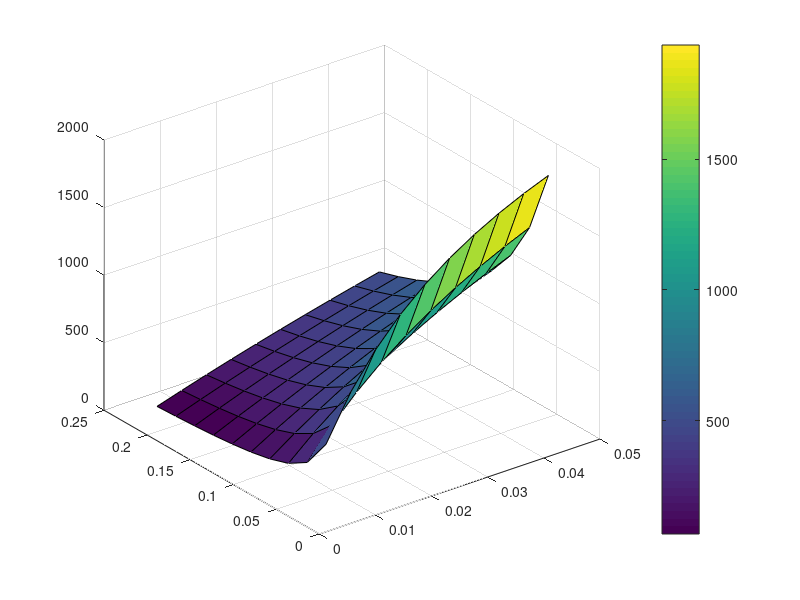

Here is the MATLAB script that generated this plot: (Note: this script raises an error after producing the figure.)
%% dilution_set_points.m
%
% Author:   Lincoln Scheer
% Date:     1 April 2024
%
% This script file is for calculating MFC set points to dilute two known
% gasses delivered at discrete set points.

clc, clear, close all
%% 
% Dilution Assumptions

% Dilution Assumptions

ct_low_ppm = 1000;   % Target Low [ppm]
ct_high_ppm = 400;  % Target High [ppm]
resolution = 10;   % No. Dilution Tests
ca_ppm = 3003;       % Tank A Concentration [ppm]
cb_ppm = 0;       % Tank B Concentration [ppm]
qa_lpm = 0.05;       % MFC Tank A [lpm]
qb_lpm = 0.2;       % MFC Tank B [lpm]

% Environment Assumptions
P = 79082.866;            % Atmospheric Pressure [Pa]
T = 293.15;            % Atmostpheric Temp. [K]
%%
% Unit Conversion Anonymous Functions

ppm_to_mol = @(ppm) (ppm*P)/(1e6*8.314*T);
mol_to_ppm = @(mol) (1e6*8.314*mol*T)/P;
lpm_to_cms = @(lpm) lpm/60000;
cms_to_lpm = @(cms) cms*60000;
%%
% Convert To SI Units

% ppm --> mol/m^3
ct_low = ppm_to_mol(ct_low_ppm);
ct_high = ppm_to_mol(ct_high_ppm);
ca = ppm_to_mol(ca_ppm);
cb = ppm_to_mol(cb_ppm);

% slpm -->lpm --> cms
qa = lpm_to_cms(1.0303.*qa_lpm-0.002);
qb = lpm_to_cms(1.2014.*qb_lpm+0.005);
%%
% Governing Equation

ct_eqn = @(ca, cb, qa, qb) (qa.*ca+qb.*cb)./(qa+qb);
%%
% Preprocessing

ct_rng = linspace(ct_low, ct_high, resolution);

qa_min = qa*0.1;
qa_max = qa-qa*0.1;

qb_min = qb*0.1;
qb_max = qb-qb*0.1;

qa_rng = linspace(qa_min, qa_max, resolution);
qb_rng = linspace(qb_min, qb_max, resolution);

[qa_mesh, qb_mesh] = meshgrid(qa_rng, qb_rng);
% manually apply set-points from 6/6 of 3003ppm with 50ccm, and 0ppm with
% 200ccm.
ct_calc = ct_eqn(ca, cb, qa_mesh, qb_mesh);

qa_mesh_lpm = cms_to_lpm(qa_mesh);
qb_mesh_lpm = cms_to_lpm(qb_mesh);
ct_calc_ppm = mol_to_ppm(ct_calc);

target_ct_rng = logspace(log10(ct_low_ppm),log10(ct_high_ppm), resolution);
target_qa_rng = zeros(1,resolution);
target_qb_rng = zeros(1,resolution);
target_ct_rng_calc = zeros(1,resolution);
for i = 1:resolution

    diff = abs(ct_calc_ppm - target_ct_rng(i));

    [row, col, val] = find(diff <= min(min(diff)));
    row = row(1);
    col = col(1);
    tgt = ct_calc_ppm(row, col);
    
    target_ct_rng_calc(i) = tgt(1);
    target_qa_rng(i) = qa_mesh_lpm(row, col);
    target_qb_rng(i) = qb_mesh_lpm(row, col);

end


%%
% Surface Plots

surf(qa_mesh_lpm, qb_mesh_lpm, ct_calc_ppm);
a = colorbar;
a.Label.String = 'CO_2 [ppm]';

xlabel("" + ca_ppm + " ppm MFC [lpm]");
ylabel("" + cb_ppm + " ppm MFC [lpm]");
zlabel('Target CO_2 [ppm]');
title("MFC Set Points for Target CO_2 Dilutions");
%%
% Heatmap Plots

heatmap(cms_to_lpm(qa_rng), cms_to_lpm(qb_rng), ct_calc_ppm);
title("MFC Set Points for Target CO_2 Dilutions");
xlabel("" + ca_ppm + " ppm MFC [lpm]");
ylabel("" + cb_ppm + " ppm MFC [lpm]");

ct_calc_ppm_masked = ct_calc_ppm;
ct_calc_ppm_masked(~ismember(ct_calc_ppm, target_ct_rng_calc)) = NaN;

heatmap(cms_to_lpm(qa_rng), cms_to_lpm(qb_rng), ct_calc_ppm_masked);
title("Optimal MFC Set Points for Target CO_2 Dilutions");
xlabel("" + ca_ppm + " ppm MFC [lpm]");
ylabel("" + cb_ppm + " ppm MFC [lpm]");

stem(1:resolution, target_ct_rng_calc)
hold on
stem(1:resolution, target_ct_rng)
legend(["Chosen", "Optimal"])
xlabel("Set Point No.");
ylabel("CO_2 [ppm]");
title("Dilution Set Point and Target Concentration CO_2");
grid on
xlim([0, resolution+1])
labels = ["Target CO2 [ppm]", "MFC Set Point w/ " + ca_ppm + " ppm CO2 [lpm]", "MFC Set Point w/ " + cb_ppm + " ppm CO2 [lpm]", "MFC Set Point w/ " + ca_ppm + " ppm CO2 [slpm]", "MFC Set Point w/ " + cb_ppm + " ppm CO2 [slpm]"];
dilution_results = array2table([target_ct_rng_calc', target_qa_rng', target_qb_rng', (target_qa_rng'+0.002)./1.0303, (target_qb_rng'-0.005)./1.2014], "VariableNames", labels);
[C,ia] = unique(dilution_results(:,"Target CO2 [ppm]"));
B = dilution_results(ia,:)
writetable(B, 'set_points.csv')
D = B{:,2} + B{:,3};

min(D)
max(D)